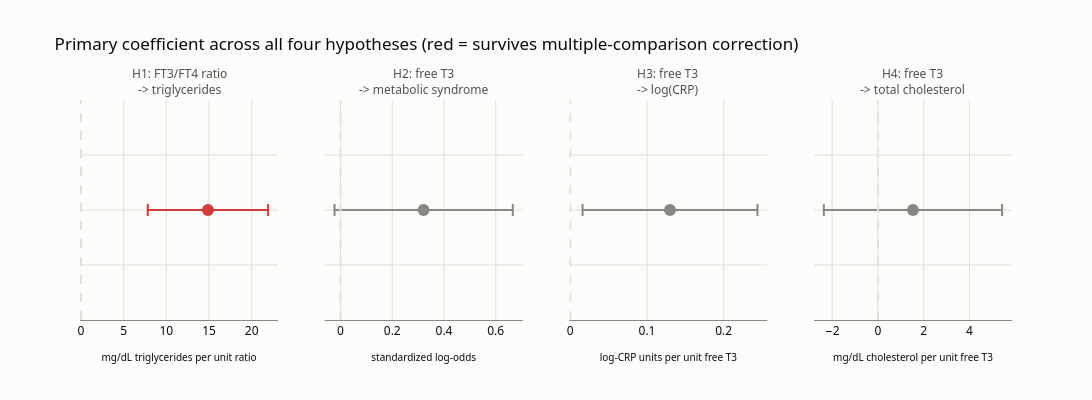

Notebook cell for this chart:
### Markdown cell above
## Chart 1: Primary coefficient across all four hypotheses

### Code cell
hypotheses = [
    dict(name='H1: FT3/FT4 ratio<br>-> triglycerides', coef=14.873, lo=7.823, hi=21.923, sig=True, xlabel='mg/dL triglycerides per unit ratio'),
    dict(name='H2: free T3<br>-> metabolic syndrome', coef=0.321, lo=-0.023, hi=0.666, sig=False, xlabel='standardized log-odds'),
    dict(name='H3: free T3<br>-> log(CRP)', coef=0.130, lo=0.016, hi=0.244, sig=False, xlabel='log-CRP units per unit free T3'),
    dict(name='H4: free T3<br>-> total cholesterol', coef=1.532, lo=-2.360, hi=5.424, sig=False, xlabel='mg/dL cholesterol per unit free T3'),
]

fig1 = make_subplots(rows=1, cols=4, subplot_titles=[h['name'] for h in hypotheses])

for i, h in enumerate(hypotheses):
    color = critical if h['sig'] else muted
    fig1.add_trace(go.Scatter(
        x=[h['coef']], y=[0],
        error_x=dict(type='data', symmetric=False, array=[h['hi']-h['coef']], arrayminus=[h['coef']-h['lo']], color=color, thickness=2, width=6),
        mode='markers', marker=dict(color=color, size=12),
        showlegend=False,
        hovertemplate=f"coef={h['coef']:.3f}<br>95% CI [{h['lo']:.3f}, {h['hi']:.3f}]<extra></extra>",
    ), row=1, col=i+1)
    fig1.add_vline(x=0, line_dash='dash', line_color=grid, row=1, col=i+1)
    fig1.update_xaxes(title_text=h['xlabel'], title_font_size=10, row=1, col=i+1, gridcolor=grid, zeroline=False, linecolor=muted)
    fig1.update_yaxes(showticklabels=False, row=1, col=i+1, gridcolor=grid, zeroline=False)

fig1.update_layout(
    title='Primary coefficient across all four hypotheses (red = survives multiple-comparison correction)',
    plot_bgcolor=surface, paper_bgcolor=surface,
    font=dict(color=ink, family='system-ui, -apple-system, "Segoe UI", sans-serif'),
    height=400, width=1100,
    margin=dict(t=100),
)
for ann in fig1['layout']['annotations']:
    ann['font'] = dict(color=secondary_ink, size=12)

fig1.show()

### Figure 1 — Plotly figure (JSON) as saved in the notebook; plotly's stock layout.template omitted (floating-point values rounded to 4 significant figures)
{"data": [{"error_x": {"array": [7.05], "arrayminus": [7.05], "color": "#d03b3b", "symmetric": false, "thickness": 2, "type": "data", "width": 6}, "hovertemplate": "coef=14.873<br>95% CI [7.823, 21.923]<extra></extra>", "marker": {"color": "#d03b3b", "size": 12}, "mode": "markers", "showlegend": false, "type": "scatter", "x": [14.87], "xaxis": "x", "y": [0], "yaxis": "y"}, {"error_x": {"array": [0.345], "arrayminus": [0.344], "color": "#898781", "symmetric": false, "thickness": 2, "type": "data", "width": 6}, "hovertemplate": "coef=0.321<br>95% CI [-0.023, 0.666]<extra></extra>", "marker": {"color": "#898781", "size": 12}, "mode": "markers", "showlegend": false, "type": "scatter", "x": [0.321], "xaxis": "x2", "y": [0], "yaxis": "y2"}, {"error_x": {"array": [0.114], "arrayminus": [0.114], "color": "#898781", "symmetric": false, "thickness": 2, "type": "data", "width": 6}, "hovertemplate": "coef=0.130<br>95% CI [0.016, 0.244]<extra></extra>", "marker": {"color": "#898781", "size": 12}, "mode": "markers", "showlegend": false, "type": "scatter", "x": [0.13], "xaxis": "x3", "y": [0], "yaxis": "y3"}, {"error_x": {"array": [3.892], "arrayminus": [3.892], "color": "#898781", "symmetric": false, "thickness": 2, "type": "data", "width": 6}, "hovertemplate": "coef=1.532<br>95% CI [-2.360, 5.424]<extra></extra>", "marker": {"color": "#898781", "size": 12}, "mode": "markers", "showlegend": false, "type": "scatter", "x": [1.532], "xaxis": "x4", "y": [0], "yaxis": "y4"}], "layout": {"annotations": [{"font": {"color": "#52514e", "size": 12}, "showarrow": false, "text": "H1: FT3/FT4 ratio<br>-> triglycerides", "x": 0.1062, "xanchor": "center", "xref": "paper", "y": 1, "yanchor": "bottom", "yref": "paper"}, {"font": {"color": "#52514e", "size": 12}, "showarrow": false, "text": "H2: free T3<br>-> metabolic syndrome", "x": 0.3688, "xanchor": "center", "xref": "paper", "y": 1, "yanchor": "bottom", "yref": "paper"}, {"font": {"color": "#52514e", "size": 12}, "showarrow": false, "text": "H3: free T3<br>-> log(CRP)", "x": 0.6313, "xanchor": "center", "xref": "paper", "y": 1, "yanchor": "bottom", "yref": "paper"}, {"font": {"color": "#52514e", "size": 12}, "showarrow": false, "text": "H4: free T3<br>-> total cholesterol", "x": 0.8938, "xanchor": "center", "xref": "paper", "y": 1, "yanchor": "bottom", "yref": "paper"}], "font": {"color": "#0b0b0b", "family": "system-ui, -apple-system, \"Segoe UI\", sans-serif"}, "height": 400, "margin": {"t": 100}, "paper_bgcolor": "#fcfcfb", "plot_bgcolor": "#fcfcfb", "shapes": [{"line": {"color": "#e1e0d9", "dash": "dash"}, "type": "line", "x0": 0, "x1": 0, "xref": "x", "y0": 0, "y1": 1, "yref": "y domain"}, {"line": {"color": "#e1e0d9", "dash": "dash"}, "type": "line", "x0": 0, "x1": 0, "xref": "x2", "y0": 0, "y1": 1, "yref": "y2 domain"}, {"line": {"color": "#e1e0d9", "dash": "dash"}, "type": "line", "x0": 0, "x1": 0, "xref": "x3", "y0": 0, "y1": 1, "yref": "y3 domain"}, {"line": {"color": "#e1e0d9", "dash": "dash"}, "type": "line", "x0": 0, "x1": 0, "xref": "x4", "y0": 0, "y1": 1, "yref": "y4 domain"}], "title": {"text": "Primary coefficient across all four hypotheses (red = survives multiple-comparison correction)"}, "width": 1100, "xaxis": {"anchor": "y", "domain": [0, 0.2125], "gridcolor": "#e1e0d9", "linecolor": "#898781", "title": {"font": {"size": 10}, "text": "mg/dL triglycerides per unit ratio"}, "zeroline": false}, "xaxis2": {"anchor": "y2", "domain": [0.2625, 0.475], "gridcolor": "#e1e0d9", "linecolor": "#898781", "title": {"font": {"size": 10}, "text": "standardized log-odds"}, "zeroline": false}, "xaxis3": {"anchor": "y3", "domain": [0.525, 0.7375], "gridcolor": "#e1e0d9", "linecolor": "#898781", "title": {"font": {"size": 10}, "text": "log-CRP units per unit free T3"}, "zeroline": false}, "xaxis4": {"anchor": "y4", "domain": [0.7875, 1], "gridcolor": "#e1e0d9", "linecolor": "#898781", "title": {"font": {"size": 10}, "text": "mg/dL cholesterol per unit free T3"}, "zeroline": false}, "yaxis": {"anchor": "x", "domain": [0, 1], "gridcolor": "#e1e0d9", "showticklabels": false, "zeroline": false}, "yaxis2": {"anchor": "x2", "domain": [0, 1], "gridcolor": "#e1e0d9", "showticklabels": false, "zeroline": false}, "yaxis3": {"anchor": "x3", "domain": [0, 1], "gridcolor": "#e1e0d9", "showticklabels": false, "zeroline": false}, "yaxis4": {"anchor": "x4", "domain": [0, 1], "gridcolor": "#e1e0d9", "showticklabels": false, "zeroline": false}}}
